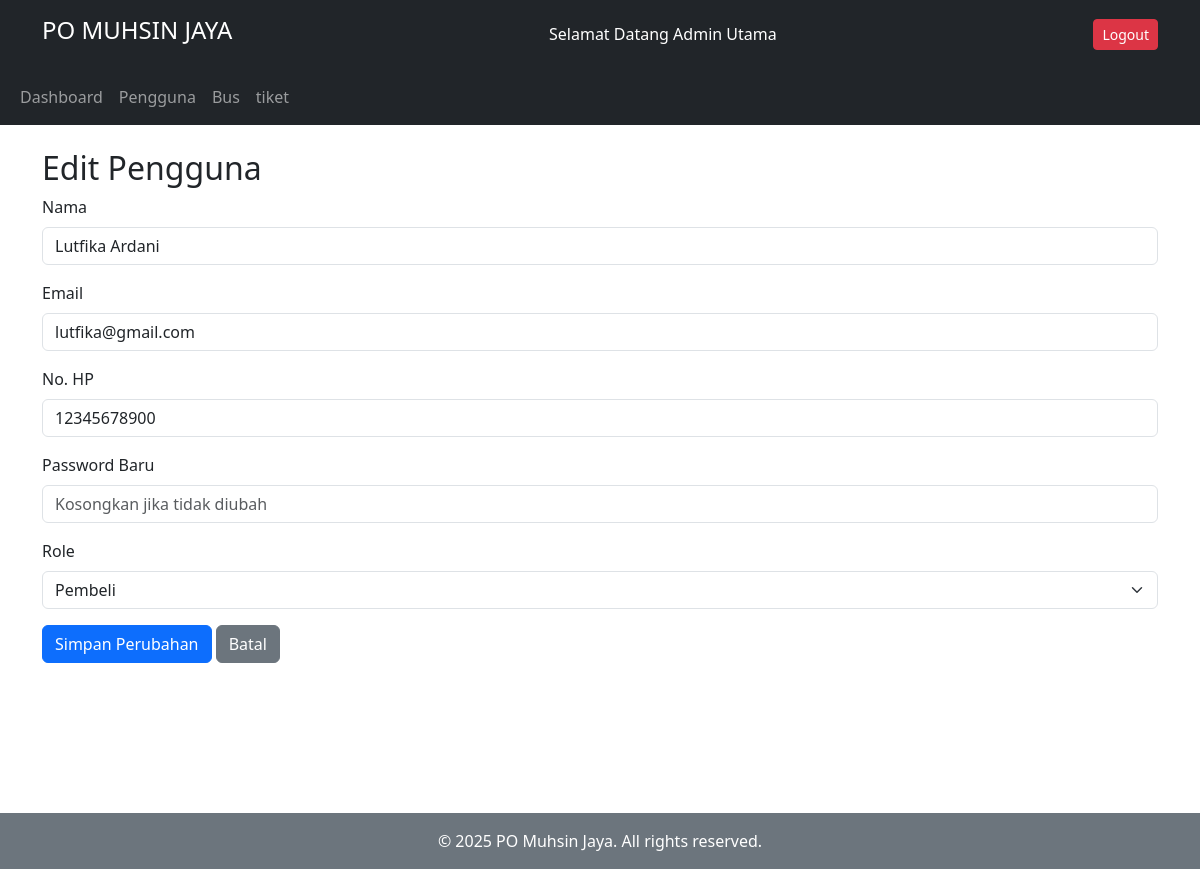
/public/index.php?url=admin/editUser/11 (signed in), run on the app's committed database.
### tables this page shows
CREATE TABLE `users` (
  `id` int NOT NULL,
  `nama` varchar(100) DEFAULT NULL,
  `email` varchar(100) DEFAULT NULL,
  `password` varchar(255) DEFAULT NULL,
  `no_hp` varchar(15) DEFAULT NULL,
  `role` enum('admin','pembeli','kernet') DEFAULT 'pembeli'
);

### app/core/controller.php (called while the page is built, shortened)
<?php
abstract class Controller
{
    public function model($model)
    {
        return new $model;
    }
    public function view($view, $data = [])
    {
        require_once '../app/views/' . $view . '.php';
    }
}

### app/controllers/AdminController.php (called while the page is built, shortened)
<?php
class AdminController extends Controller
{
    public function editUser($id)
    {
        $userModel = $this->model('User');
        $data['user'] = $userModel->getUserById($id);
        $this->view('admin/users/edit', $data);
    }
}

### public/index.php (called while the page is built, shortened)
<?php
spl_autoload_register(function ($class) {
    $paths = [
        __DIR__ . '/../app/core/',
        __DIR__ . '/../app/controllers/',
        __DIR__ . '/../app/models/',
    ];
    foreach ($paths as $path) {
        $file = $path . $class . '.php';
        if (file_exists($file)) {
            return;
        }
    }
});
$app = new App();

### app/core/Model.php (called while the page is built, shortened)
<?php
class Model
{
    protected $db;
    protected $stmt;
    public function __construct()
    {
        $this->db = Database::getInstance();
    }
    public function query($sql)
    {
        $this->stmt = $this->db->prepare($sql);
    }
    public function bind($param, $value)
    {
        $this->stmt->bindValue($param, $value);
    }
    public function single()
    {
        $this->stmt->execute();
        return $this->stmt->fetch(PDO::FETCH_ASSOC);
    }
}

### app/core/Database.php (called while the page is built, shortened)
<?php
class Database
{
    private static $instance;
    private function __construct()
    {
        try {
            $this->pdo = new PDO('mysql:host=localhost;dbname=appbus', 'root', '');
        } catch (PDOException $e) {
            echo "Koneksi gagal: " . $e->getMessage();
        }
    }
    public static function getInstance()
    {
        if (self::$instance === null) {
            self::$instance = new Database();
        }
        return self::$instance->pdo;
    }
}

### app/models/User.php (called while the page is built, shortened)
<?php
class User extends Model
{
    public function getUserById($user_id)
    {
        $this->query("SELECT * FROM users WHERE id = :id");
        $this->bind(':id', $user_id);
        return $this->single();
    }
}

### app/views/admin/users/edit.php (the view, shortened to what this page needs)
<?php include '../app/views/admin/header.php'; ?>
<div class="container mt-4">
    <h2>Edit Pengguna</h2>
    <form method="POST" action="">
        <div class="mb-3">
            <label for="nama" class="form-label">Nama</label>
            <input type="text" class="form-control" id="nama" name="nama" value="<?= htmlspecialchars($data['user']['nama']) ?>" required>
        </div>
        <div class="mb-3">
            <label for="email" class="form-label">Email</label>
            <input type="email" class="form-control" id="email" name="email" value="<?= htmlspecialchars($data['user']['email']) ?>" required>
        </div>
        <div class="mb-3">
            <label for="no_hp" class="form-label">No. HP</label>
            <input type="text" class="form-control" name="no_hp" maxlength="15" pattern="[0-9]{10,15}" value="<?= htmlspecialchars($data['user']['no_hp']) ?>" required>
        </div>
        <div class="mb-3">
            <label for="password" class="form-label">Password Baru</label>
            <input type="password" class="form-control" id="password" name="password" placeholder="Kosongkan jika tidak diubah">
        </div>
        <div class="mb-3">
            <label for="role" class="form-label">Role</label>
            <select class="form-select" id="role" name="role" required>
                <option value="pembeli" <?= $data['user']['role'] === 'pembeli' ? 'selected' : '' ?>>Pembeli</option>
            </select>
        </div>
        <button type="submit" class="btn btn-primary">Simpan Perubahan</button>
        <a href="index.php?url=admin/users" class="btn btn-secondary">Batal</a>
    </form>
</div>
<?php include '../app/views/admin/footer.php'; ?>

### data on the page
users: nama "Lutfika Ardani", email "lutfika@gmail.com", no_hp "12345678900", role "Pembeli"

### other printed values
$_SESSION['user']['nama'] "Admin Utama"
